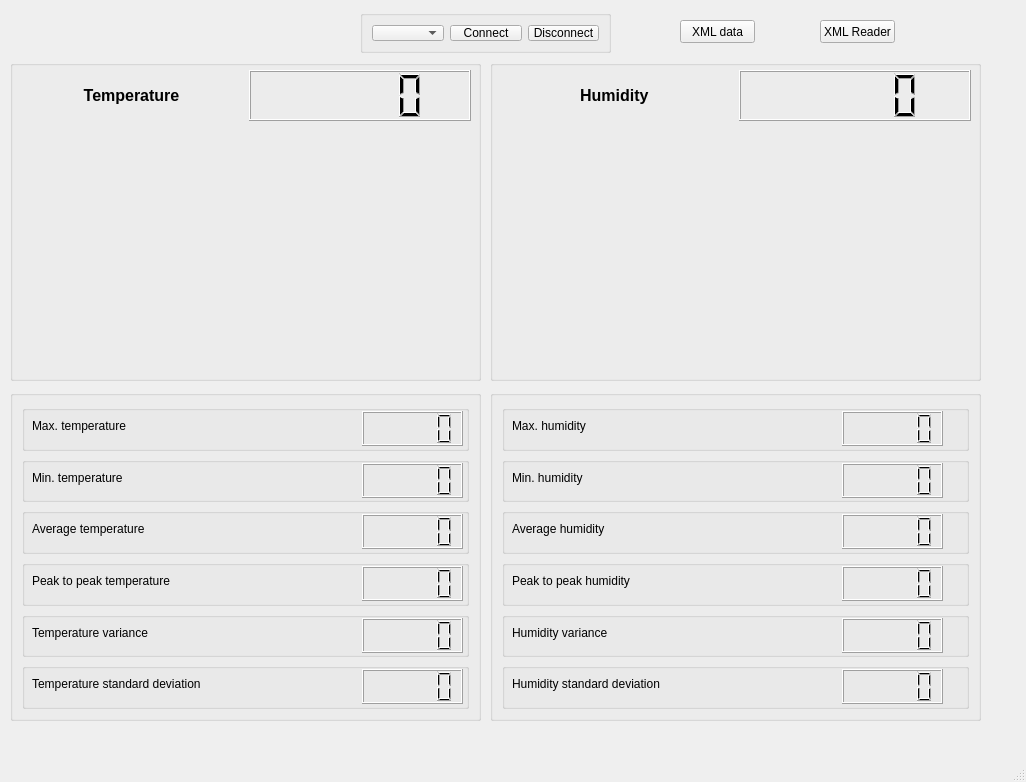
<?xml version="1.0" encoding="UTF-8"?>
<ui version="4.0">
 <class>MainWindow</class>
 <widget class="QMainWindow" name="MainWindow">
  <property name="geometry">
   <rect>
    <x>0</x>
    <y>0</y>
    <width>1026</width>
    <height>782</height>
   </rect>
  </property>
  <property name="windowTitle">
   <string>MainWindow</string>
  </property>
  <widget class="QWidget" name="centralwidget">
   <widget class="QGroupBox" name="groupBox">
    <property name="geometry">
     <rect>
      <x>360</x>
      <y>10</y>
      <width>251</width>
      <height>43</height>
     </rect>
    </property>
    <property name="title">
     <string/>
    </property>
    <layout class="QGridLayout" name="gridLayout">
     <item row="0" column="0">
      <widget class="QComboBox" name="portsComboBox">
       <property name="sizePolicy">
        <sizepolicy hsizetype="Fixed" vsizetype="Fixed">
         <horstretch>0</horstretch>
         <verstretch>0</verstretch>
        </sizepolicy>
       </property>
      </widget>
     </item>
     <item row="0" column="1">
      <widget class="QPushButton" name="connectButton">
       <property name="sizePolicy">
        <sizepolicy hsizetype="Fixed" vsizetype="Fixed">
         <horstretch>0</horstretch>
         <verstretch>0</verstretch>
        </sizepolicy>
       </property>
       <property name="text">
        <string>Connect</string>
       </property>
      </widget>
     </item>
     <item row="0" column="2">
      <widget class="QPushButton" name="disconnectButton">
       <property name="text">
        <string>Disconnect</string>
       </property>
      </widget>
     </item>
    </layout>
   </widget>
   <widget class="QGroupBox" name="groupBox_2">
    <property name="geometry">
     <rect>
      <x>490</x>
      <y>60</y>
      <width>491</width>
      <height>321</height>
     </rect>
    </property>
    <property name="title">
     <string/>
    </property>
    <widget class="QWidget" name="horizontalLayoutWidget_2">
     <property name="geometry">
      <rect>
       <x>8</x>
       <y>70</y>
       <width>471</width>
       <height>241</height>
      </rect>
     </property>
     <layout class="QHBoxLayout" name="plot2"/>
    </widget>
    <widget class="QWidget" name="layoutWidget">
     <property name="geometry">
      <rect>
       <x>10</x>
       <y>10</y>
       <width>471</width>
       <height>51</height>
      </rect>
     </property>
     <layout class="QHBoxLayout" name="horizontalLayout">
      <item>
       <widget class="QLabel" name="label_2">
        <property name="text">
         <string>&lt;html&gt;&lt;head/&gt;&lt;body&gt;&lt;p align=&quot;center&quot;&gt;&lt;span style=&quot; font-size:12pt; font-weight:600;&quot;&gt;Humidity &lt;/span&gt;&lt;/p&gt;&lt;/body&gt;&lt;/html&gt;</string>
        </property>
       </widget>
      </item>
      <item>
       <widget class="QLCDNumber" name="humidity"/>
      </item>
     </layout>
    </widget>
   </widget>
   <widget class="QGroupBox" name="groupBox_3">
    <property name="geometry">
     <rect>
      <x>10</x>
      <y>60</y>
      <width>471</width>
      <height>321</height>
     </rect>
    </property>
    <property name="title">
     <string/>
    </property>
    <widget class="QWidget" name="horizontalLayoutWidget">
     <property name="geometry">
      <rect>
       <x>10</x>
       <y>70</y>
       <width>449</width>
       <height>241</height>
      </rect>
     </property>
     <layout class="QHBoxLayout" name="plot1"/>
    </widget>
    <widget class="QWidget" name="layoutWidget">
     <property name="geometry">
      <rect>
       <x>10</x>
       <y>10</y>
       <width>451</width>
       <height>51</height>
      </rect>
     </property>
     <layout class="QHBoxLayout" name="horizontalLayout_4">
      <item>
       <widget class="QLabel" name="label">
        <property name="text">
         <string>&lt;html&gt;&lt;head/&gt;&lt;body&gt;&lt;p align=&quot;center&quot;&gt;&lt;span style=&quot; font-size:12pt; font-weight:600;&quot;&gt;Temperature&lt;/span&gt;&lt;/p&gt;&lt;/body&gt;&lt;/html&gt;</string>
        </property>
        <property name="buddy">
         <cstring>label</cstring>
        </property>
       </widget>
      </item>
      <item>
       <widget class="QLCDNumber" name="temperature"/>
      </item>
     </layout>
    </widget>
   </widget>
   <widget class="QWidget" name="layoutWidget">
    <property name="geometry">
     <rect>
      <x>0</x>
      <y>0</y>
      <width>2</width>
      <height>2</height>
     </rect>
    </property>
    <layout class="QHBoxLayout" name="horizontalLayout_2"/>
   </widget>
   <widget class="QWidget" name="layoutWidget">
    <property name="geometry">
     <rect>
      <x>0</x>
      <y>0</y>
      <width>2</width>
      <height>2</height>
     </rect>
    </property>
    <layout class="QVBoxLayout" name="verticalLayout"/>
   </widget>
   <widget class="QWidget" name="layoutWidget">
    <property name="geometry">
     <rect>
      <x>0</x>
      <y>0</y>
      <width>2</width>
      <height>2</height>
     </rect>
    </property>
    <layout class="QHBoxLayout" name="horizontalLayout_3"/>
   </widget>
   <widget class="QGroupBox" name="groupBox_4">
    <property name="geometry">
     <rect>
      <x>10</x>
      <y>390</y>
      <width>471</width>
      <height>331</height>
     </rect>
    </property>
    <property name="title">
     <string/>
    </property>
    <layout class="QGridLayout" name="gridLayout_2">
     <item row="1" column="0">
      <widget class="QGroupBox" name="groupBox_18">
       <property name="title">
        <string/>
       </property>
       <widget class="QLCDNumber" name="minLcdT">
        <property name="geometry">
         <rect>
          <x>340</x>
          <y>6</y>
          <width>101</width>
          <height>35</height>
         </rect>
        </property>
       </widget>
       <widget class="QLabel" name="label_4">
        <property name="geometry">
         <rect>
          <x>10</x>
          <y>0</y>
          <width>211</width>
          <height>41</height>
         </rect>
        </property>
        <property name="text">
         <string>Min. temperature</string>
        </property>
       </widget>
      </widget>
     </item>
     <item row="3" column="0">
      <widget class="QGroupBox" name="groupBox_20">
       <property name="title">
        <string/>
       </property>
       <widget class="QLCDNumber" name="ptpaT">
        <property name="geometry">
         <rect>
          <x>340</x>
          <y>6</y>
          <width>101</width>
          <height>35</height>
         </rect>
        </property>
       </widget>
       <widget class="QLabel" name="label_9">
        <property name="geometry">
         <rect>
          <x>10</x>
          <y>0</y>
          <width>161</width>
          <height>41</height>
         </rect>
        </property>
        <property name="text">
         <string>Peak to peak temperature</string>
        </property>
       </widget>
      </widget>
     </item>
     <item row="4" column="0">
      <widget class="QGroupBox" name="groupBox_21">
       <property name="title">
        <string/>
       </property>
       <widget class="QLCDNumber" name="varT">
        <property name="geometry">
         <rect>
          <x>340</x>
          <y>6</y>
          <width>101</width>
          <height>35</height>
         </rect>
        </property>
       </widget>
       <widget class="QLabel" name="label_11">
        <property name="geometry">
         <rect>
          <x>10</x>
          <y>0</y>
          <width>131</width>
          <height>41</height>
         </rect>
        </property>
        <property name="text">
         <string>Temperature variance</string>
        </property>
       </widget>
      </widget>
     </item>
     <item row="0" column="0">
      <widget class="QGroupBox" name="groupBox_6">
       <property name="title">
        <string/>
       </property>
       <widget class="QLCDNumber" name="maxLcdT">
        <property name="geometry">
         <rect>
          <x>340</x>
          <y>6</y>
          <width>101</width>
          <height>35</height>
         </rect>
        </property>
       </widget>
       <widget class="QLabel" name="label_3">
        <property name="geometry">
         <rect>
          <x>10</x>
          <y>0</y>
          <width>211</width>
          <height>41</height>
         </rect>
        </property>
        <property name="text">
         <string>Max. temperature</string>
        </property>
       </widget>
      </widget>
     </item>
     <item row="2" column="0">
      <widget class="QGroupBox" name="groupBox_19">
       <property name="title">
        <string/>
       </property>
       <widget class="QLCDNumber" name="meanTemp">
        <property name="geometry">
         <rect>
          <x>340</x>
          <y>6</y>
          <width>101</width>
          <height>35</height>
         </rect>
        </property>
       </widget>
       <widget class="QLabel" name="label_7">
        <property name="geometry">
         <rect>
          <x>10</x>
          <y>0</y>
          <width>131</width>
          <height>41</height>
         </rect>
        </property>
        <property name="text">
         <string>Average temperature</string>
        </property>
       </widget>
      </widget>
     </item>
     <item row="5" column="0">
      <widget class="QGroupBox" name="groupBox_22">
       <property name="title">
        <string/>
       </property>
       <widget class="QLCDNumber" name="stT">
        <property name="geometry">
         <rect>
          <x>340</x>
          <y>6</y>
          <width>101</width>
          <height>35</height>
         </rect>
        </property>
       </widget>
       <widget class="QLabel" name="label_12">
        <property name="geometry">
         <rect>
          <x>10</x>
          <y>0</y>
          <width>201</width>
          <height>41</height>
         </rect>
        </property>
        <property name="text">
         <string>Temperature standard deviation</string>
        </property>
       </widget>
      </widget>
     </item>
    </layout>
   </widget>
   <widget class="QGroupBox" name="groupBox_5">
    <property name="geometry">
     <rect>
      <x>490</x>
      <y>390</y>
      <width>491</width>
      <height>331</height>
     </rect>
    </property>
    <property name="title">
     <string/>
    </property>
    <layout class="QGridLayout" name="gridLayout_3">
     <item row="7" column="0">
      <widget class="QGroupBox" name="groupBox_24">
       <property name="title">
        <string/>
       </property>
       <widget class="QLCDNumber" name="ptpaH">
        <property name="geometry">
         <rect>
          <x>340</x>
          <y>6</y>
          <width>101</width>
          <height>35</height>
         </rect>
        </property>
       </widget>
       <widget class="QLabel" name="label_10">
        <property name="geometry">
         <rect>
          <x>10</x>
          <y>0</y>
          <width>151</width>
          <height>41</height>
         </rect>
        </property>
        <property name="text">
         <string>Peak to peak humidity</string>
        </property>
       </widget>
      </widget>
     </item>
     <item row="5" column="0">
      <widget class="QGroupBox" name="groupBox_28">
       <property name="title">
        <string/>
       </property>
       <widget class="QLCDNumber" name="minLcdH">
        <property name="geometry">
         <rect>
          <x>340</x>
          <y>6</y>
          <width>101</width>
          <height>35</height>
         </rect>
        </property>
       </widget>
       <widget class="QLabel" name="label_6">
        <property name="geometry">
         <rect>
          <x>10</x>
          <y>0</y>
          <width>171</width>
          <height>41</height>
         </rect>
        </property>
        <property name="text">
         <string>Min. humidity</string>
        </property>
       </widget>
      </widget>
     </item>
     <item row="4" column="0">
      <widget class="QGroupBox" name="groupBox_23">
       <property name="title">
        <string/>
       </property>
       <widget class="QLCDNumber" name="maxLcdH">
        <property name="geometry">
         <rect>
          <x>340</x>
          <y>6</y>
          <width>101</width>
          <height>35</height>
         </rect>
        </property>
       </widget>
       <widget class="QLabel" name="label_5">
        <property name="geometry">
         <rect>
          <x>10</x>
          <y>0</y>
          <width>171</width>
          <height>41</height>
         </rect>
        </property>
        <property name="text">
         <string>Max. humidity</string>
        </property>
       </widget>
      </widget>
     </item>
     <item row="6" column="0">
      <widget class="QGroupBox" name="groupBox_25">
       <property name="title">
        <string/>
       </property>
       <widget class="QLCDNumber" name="meanHum">
        <property name="geometry">
         <rect>
          <x>340</x>
          <y>6</y>
          <width>101</width>
          <height>35</height>
         </rect>
        </property>
       </widget>
       <widget class="QLabel" name="label_8">
        <property name="geometry">
         <rect>
          <x>10</x>
          <y>0</y>
          <width>141</width>
          <height>41</height>
         </rect>
        </property>
        <property name="text">
         <string>Average humidity</string>
        </property>
       </widget>
      </widget>
     </item>
     <item row="8" column="0">
      <widget class="QGroupBox" name="groupBox_26">
       <property name="title">
        <string/>
       </property>
       <widget class="QLCDNumber" name="varH">
        <property name="geometry">
         <rect>
          <x>340</x>
          <y>6</y>
          <width>101</width>
          <height>35</height>
         </rect>
        </property>
       </widget>
       <widget class="QLabel" name="label_13">
        <property name="geometry">
         <rect>
          <x>10</x>
          <y>0</y>
          <width>121</width>
          <height>41</height>
         </rect>
        </property>
        <property name="text">
         <string>Humidity variance</string>
        </property>
       </widget>
      </widget>
     </item>
     <item row="9" column="0">
      <widget class="QGroupBox" name="groupBox_27">
       <property name="title">
        <string/>
       </property>
       <widget class="QLCDNumber" name="stH">
        <property name="geometry">
         <rect>
          <x>340</x>
          <y>6</y>
          <width>101</width>
          <height>35</height>
         </rect>
        </property>
       </widget>
       <widget class="QLabel" name="label_14">
        <property name="geometry">
         <rect>
          <x>10</x>
          <y>0</y>
          <width>161</width>
          <height>41</height>
         </rect>
        </property>
        <property name="text">
         <string>Humidity standard deviation</string>
        </property>
       </widget>
      </widget>
     </item>
    </layout>
   </widget>
   <widget class="QPushButton" name="test">
    <property name="geometry">
     <rect>
      <x>680</x>
      <y>20</y>
      <width>75</width>
      <height>23</height>
     </rect>
    </property>
    <property name="text">
     <string>XML data</string>
    </property>
   </widget>
   <widget class="QPushButton" name="test2">
    <property name="geometry">
     <rect>
      <x>820</x>
      <y>20</y>
      <width>75</width>
      <height>23</height>
     </rect>
    </property>
    <property name="text">
     <string>XML Reader</string>
    </property>
   </widget>
   <zorder>groupBox</zorder>
   <zorder>groupBox_2</zorder>
   <zorder>groupBox_3</zorder>
   <zorder>layoutWidget</zorder>
   <zorder>layoutWidget</zorder>
   <zorder>layoutWidget</zorder>
   <zorder>groupBox_5</zorder>
   <zorder>groupBox_4</zorder>
   <zorder>test</zorder>
   <zorder>test2</zorder>
  </widget>
  <widget class="QStatusBar" name="statusbar"/>
 </widget>
 <tabstops>
  <tabstop>connectButton</tabstop>
  <tabstop>portsComboBox</tabstop>
 </tabstops>
 <resources/>
 <connections/>
</ui>
